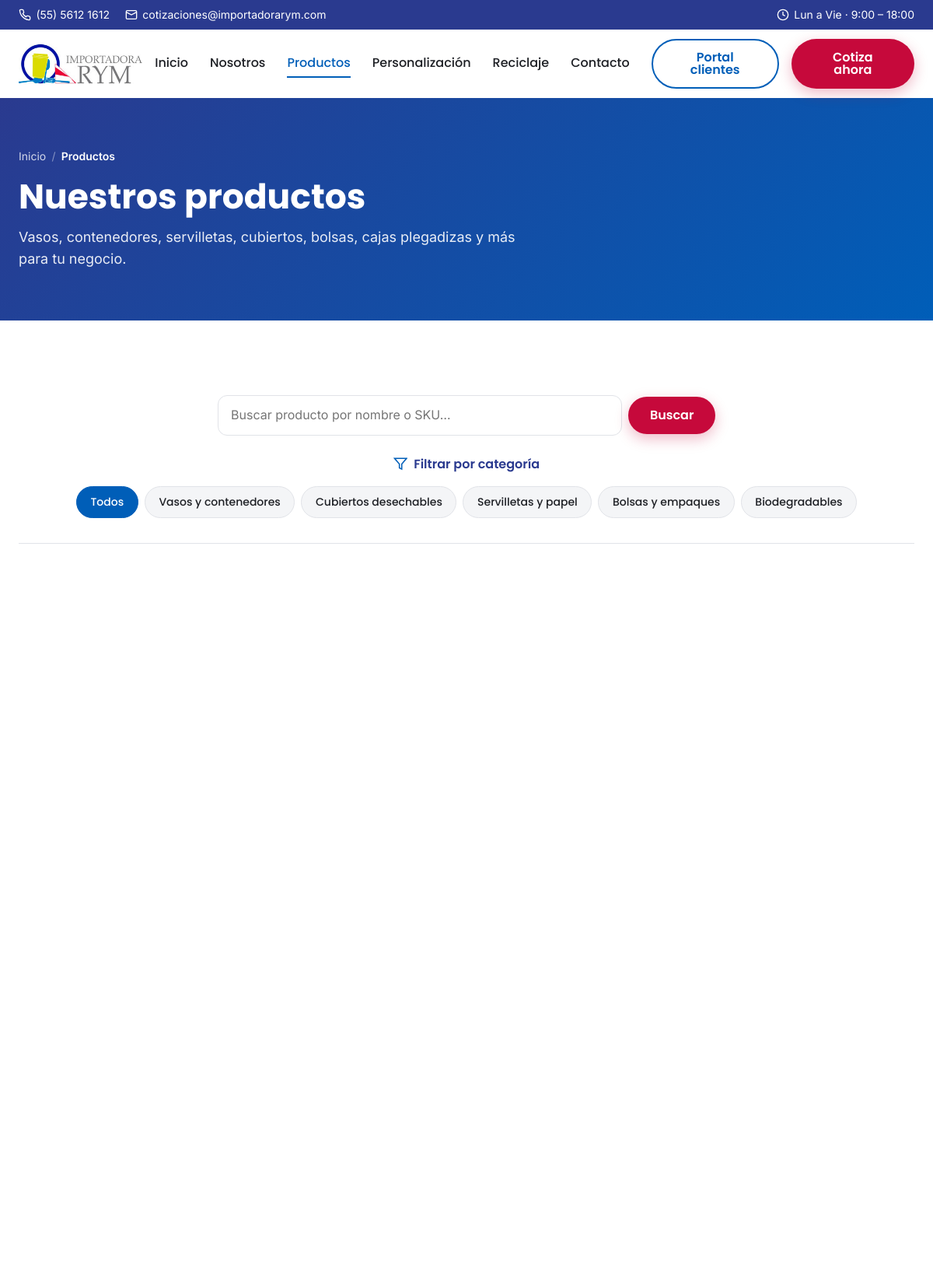
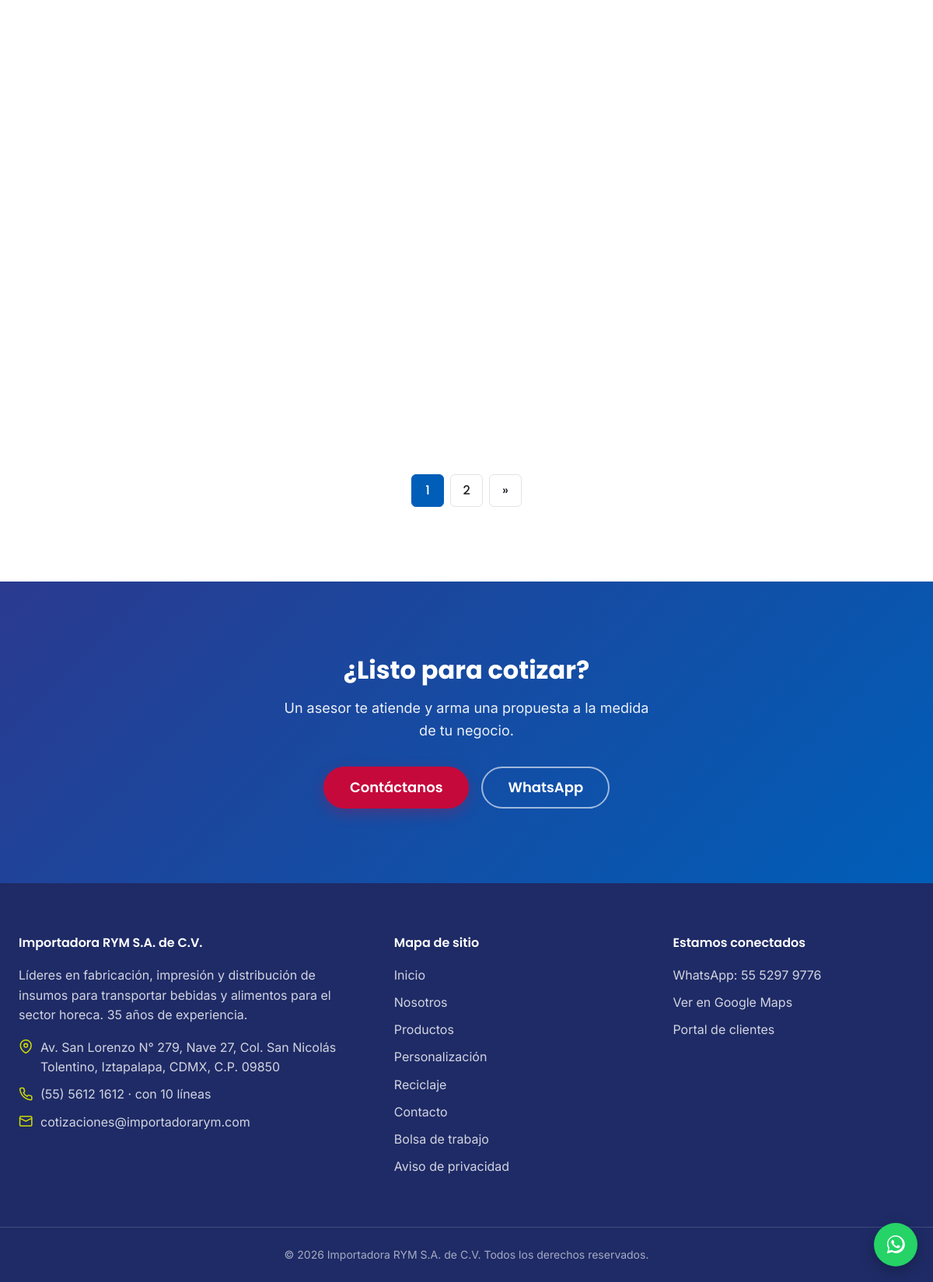
The page /productos on the database its author committed (2 pictures, top to bottom).
### tables this page shows
CREATE TABLE `categorias` (
  `id` int(10) unsigned NOT NULL AUTO_INCREMENT,
  `categoria_padre_id` int(10) unsigned DEFAULT NULL,
  `nombre` varchar(120) NOT NULL,
  `slug` varchar(150) NOT NULL,
  `descripcion` varchar(255) DEFAULT NULL,
  `imagen` varchar(255) DEFAULT NULL,
  `orden` int(11) NOT NULL DEFAULT 0,
  `activo` tinyint(1) NOT NULL DEFAULT 1,
  `created_at` timestamp NOT NULL DEFAULT current_timestamp(),
  `updated_at` timestamp NOT NULL DEFAULT current_timestamp() ON UPDATE current_timestamp(),
  PRIMARY KEY (`id`),
  UNIQUE KEY `uq_categorias_slug` (`slug`),
  KEY `idx_categorias_padre` (`categoria_padre_id`),
  CONSTRAINT `fk_categorias_padre` FOREIGN KEY (`categoria_padre_id`) REFERENCES `categorias` (`id`) ON DELETE SET NULL ON UPDATE CASCADE
);

### app/Core/Controller.php (called while the page is built, shortened)
<?php
abstract class Controller
{
    protected function view(string $view, array $data = [], ?string $layout = 'layouts/main'): void
    {
        View::render($view, $data, $layout);
    }
}

### app/Controllers/ProductoController.php (called while the page is built, shortened)
<?php
class ProductoController extends Controller
{
    public function index(): void
    {
        $this->render(null);
    }
    private function render(?string $slug): void
    {
        $categoriaModel = new Categoria();
        $productoModel  = new Producto();
        $categorias = $categoriaModel->activasArbol();
        $actual = null;
        $categoriaIds = null;
        $q = str_clean($_GET['q'] ?? '', 60) ?: null;
        $total  = $productoModel->contarActivosFiltrado($categoriaIds, $q);
        $pages  = max(1, (int) ceil($total / self::POR_PAGINA));
        $page   = min(max(1, (int) ($_GET['page'] ?? 1)), $pages);
        $offset = ($page - 1) * self::POR_PAGINA;
        $productos = $productoModel->activosFiltrado(self::POR_PAGINA, $offset, $categoriaIds, $q);
        $imagenesPorProducto = $productoModel->imagenesPorProductos(array_column($productos, 'id'));
        $breadcrumb = [
            ['label' => 'Inicio', 'url' => url('/')],
            ['label' => 'Productos', 'url' => $actual ? url('/productos') : null],
        ];
        $this->view('pages/productos', [
            'title'           => ($actual ? $actual['nombre'] . ' — ' : '') . 'Productos — Importadora RYM',
            'metaDescription' => 'Catálogo de vasos, contenedores, servilletas, cubiertos y más para la industria alimentaria.',
            'active'          => 'productos',
            'pageTitle'       => $actual ? $actual['nombre'] : 'Nuestros productos',
            'pageSubtitle'    => $actual
                ? ($actual['descripcion'] ?? '')
                : 'Vasos, contenedores, servilletas, cubiertos, bolsas, cajas plegadizas y más para tu negocio.',
            'breadcrumb'      => $breadcrumb,
            'categorias'      => $categorias,
            'productos'       => $productos,
            'imagenesPorProducto' => $imagenesPorProducto,
            'actualSlug'      => $slug,
            'q'               => $q ?? '',
            'page'            => $page,
            'pages'           => $pages,
            'total'           => $total,
        ]);
    }
}

### public/index.php (called while the page is built, shortened)
<?php
spl_autoload_register(function (string $class): void {
    $prefix = 'App\\';
    $relative = substr($class, strlen($prefix));
    $file = APP_PATH . '/' . str_replace('\\', '/', $relative) . '.php';
});
require APP_PATH . '/Helpers/functions.php';
$render500 = static function (\Throwable $e): void {
    error_log('[500] ' . $e->getMessage() . ' en ' . $e->getFile() . ':' . $e->getLine());
    if (headers_sent()) {
        return;
    }
    http_response_code(500);
    if (config('app.debug')) {
        header('Content-Type: text/plain; charset=UTF-8');
        echo "500 — " . $e->getMessage() . "\n\n" . $e->getFile() . ':' . $e->getLine()
            . "\n\n" . $e->getTraceAsString();
        return;
    }
    try {
        App\Core\View::render('errors/500', ['title' => 'Error interno', 'robots' => 'noindex']);
    } catch (\Throwable $inner) {
        header('Content-Type: text/plain; charset=UTF-8');
        echo 'Error interno del servidor. Intenta más tarde.';
    }
};
$router = new App\Core\Router();
$uri = parse_url($_SERVER['REQUEST_URI'] ?? '/', PHP_URL_PATH) ?? '/';
$uri = $uri === '' ? '/' : $uri;
try {
    $router->dispatch($_SERVER['REQUEST_METHOD'] ?? 'GET', $uri);
} catch (\Throwable $e) {
    $render500($e);
}

### app/Helpers/functions.php (called while the page is built, shortened)
<?php
if (!function_exists('base_url')) {
    function base_url(string $path = ''): string
    {
        $base = defined('BASE_PATH') ? BASE_PATH : '';
        return $base . '/' . ltrim($path, '/');
    }
}
if (!function_exists('url')) {
    function url(string $path = ''): string
    {
        return base_url($path);
    }
}
if (!function_exists('e')) {
    function e($value): string
    {
        return htmlspecialchars((string) $value, ENT_QUOTES, 'UTF-8');
    }
}
if (!function_exists('str_clean')) {
    function str_clean($value, int $max): string
    {
        return mb_substr(trim((string) $value), 0, $max);
    }
}

### app/Core/Config.php (called while the page is built, shortened)
<?php
class Config
{
    protected static array $items = [];
    public static function load(string $dir): void
    {
        foreach (glob($dir . '/*.php') as $file) {
            $name = basename($file, '.php');
            static::$items[$name] = require $file;
        }
    }
    public static function get(string $key, $default = null)
    {
        $value = static::$items;
        foreach (explode('.', $key) as $segment) {
            if (is_array($value) && array_key_exists($segment, $value)) {
                $value = $value[$segment];
            } else {
                return $default;
            }
        }
        return $value;
    }
}

### app/Core/Database.php (called while the page is built, shortened)
<?php
class Database
{
    protected static ?PDO $pdo = null;
    public static function connection(): PDO
    {
        if (static::$pdo instanceof PDO) {
            return static::$pdo;
        }
        $c = Config::get('database');
        $dsn = sprintf(
            '%s:host=%s;port=%s;dbname=%s;charset=%s',
            $c['driver'],
            $c['host'],
            $c['port'],
            $c['database'],
            $c['charset']
        );
        try {
            static::$pdo = new PDO($dsn, $c['username'], $c['password'], $c['options']);
        } catch (PDOException $e) {
            if (Config::get('app.debug')) {
                throw $e;
            }
            error_log('DB connection error: ' . $e->getMessage());
            http_response_code(500);
            exit('Error de conexión con la base de datos.');
        }
        return static::$pdo;
    }
}

### app/Core/Model.php (called while the page is built, shortened)
<?php
abstract class Model
{
    public function __construct()
    {
        $this->db = Database::connection();
    }
}

### app/Models/Categoria.php (called while the page is built, shortened)
<?php
class Categoria extends Model
{
    public function activasArbol(): array
    {
        return $this->arbol(true);
    }
    private function arbol(bool $soloActivas): array
    {
        $condRaiz = $soloActivas ? 'activo = 1 AND categoria_padre_id IS NULL' : 'categoria_padre_id IS NULL';
        $raices = $this->db->query(
            "SELECT * FROM categorias WHERE {$condRaiz} ORDER BY orden, nombre"
        )->fetchAll();
        $ids = array_column($raices, 'id');
        $ph  = implode(',', array_fill(0, count($ids), '?'));
        $hijosFiltro = $soloActivas ? 'AND activo = 1' : '';
        $st = $this->db->prepare(
            "SELECT * FROM categorias WHERE categoria_padre_id IN ($ph) {$hijosFiltro} ORDER BY orden, nombre"
        );
        $st->execute($ids);
        $hijosPorPadre = [];
        foreach ($st->fetchAll() as $hijo) {
            $hijosPorPadre[(int) $hijo['categoria_padre_id']][] = $hijo;
        }
        return $raices;
    }
}

### app/Models/Producto.php (called while the page is built, shortened)
<?php
class Producto extends Model
{
    private function whereActivos(?array $categoriaIds, ?string $q, ?array $productoIds, array &$params): string
    {
        $cond = ['p.activo = 1'];
        return implode(' AND ', $cond);
    }
    public function activosFiltrado(int $limit, int $offset, ?array $categoriaIds, ?string $q, ?array $productoIds = null): array
    {
        $params = [];
        $where  = $this->whereActivos($categoriaIds, $q, $productoIds, $params);
        $sql = "SELECT p.*, c.nombre AS categoria
                  FROM productos p LEFT JOIN categorias c ON c.id = p.categoria_id
                 WHERE {$where} ORDER BY p.orden, p.nombre LIMIT :lim OFFSET :off";
        $st = $this->db->prepare($sql);
        $st->bindValue(':lim', $limit, PDO::PARAM_INT);
        $st->bindValue(':off', $offset, PDO::PARAM_INT);
        $st->execute();
        return $st->fetchAll();
    }
    public function contarActivosFiltrado(?array $categoriaIds, ?string $q, ?array $productoIds = null): int
    {
        $params = [];
        $where  = $this->whereActivos($categoriaIds, $q, $productoIds, $params);
        $st = $this->db->prepare("SELECT COUNT(*) FROM productos p WHERE {$where}");
        $st->execute($params);
        return (int) $st->fetchColumn();
    }
}

### app/Views/pages/productos.php (the view, shortened to what this page needs)
<?php
$categorias = $categorias ?? [];
$productos  = $productos ?? [];
$actualSlug = $actualSlug ?? null;
$q = $q ?? '';
$catUrl = static function (?string $slug) use ($q): string {
    $u = url('/productos' . ($slug ? '/' . $slug : ''));
    return $q !== '' ? $u . '?q=' . urlencode($q) : $u;
};
$accionActual = url('/productos' . ($actualSlug ? '/' . $actualSlug : ''));
require APP_PATH . '/Views/partials/page_hero.php';
?>
<section class="section">
    <div class="container">
        <form class="catalog-search" method="get" action="<?= e($accionActual) ?>" role="search">
            <input type="search" name="q" value="<?= e($q) ?>" placeholder="Buscar producto por nombre o SKU…" aria-label="Buscar producto">
            <button type="submit" class="btn btn--accent">Buscar</button>
        </form>
        <?php
        $raizActiva = null;
        ?>
        <?php if ($categorias): ?>
        <div class="catalog-filters">
            <span class="catalog-filters__label">
                <svg viewBox="0 0 24 24" fill="none" stroke="currentColor" stroke-width="2"><path d="M22 3H2l8 9.46V19l4 2v-8.54L22 3z"/></svg>
                Filtrar por categoría
            </span>
            <nav class="filter-tabs" aria-label="Categorías">
                <a class="filter-tab <?= $actualSlug === null ? 'is-active' : '' ?>" href="<?= e($catUrl(null)) ?>">Todos</a>
                <?php foreach ($categorias as $cat): ?>
                    <a class="filter-tab <?= ($raizActiva && $raizActiva['id'] === $cat['id']) ? 'is-active' : '' ?>"
                       href="<?= e($catUrl($cat['slug'])) ?>"><?= e($cat['nombre']) ?></a>
                <?php endforeach; ?>
            </nav>
        </div>
        <?php endif; ?>
        <?php if ($productos): ?>
        <div class="grid grid--4">
        </div>
        <?php endif; ?>
        <?php
        require APP_PATH . '/Views/partials/pagination.php';
        ?>
    </div>
</section>
<?php require APP_PATH . '/Views/partials/cta_band.php'; ?>

### app/Core/Router.php (shortened to what this page needs)
<?php
class Router
{
    protected array $routes = [];
    protected function add(string $method, string $path, $action): void
    {
        $path = '/' . trim($path, '/');
        $this->routes[$method][$path] = $action;
    }
    public function dispatch(string $method, string $uri)
    {
        $uri    = '/' . trim($uri, '/');
        $method = strtoupper($method);
        foreach ($this->routes[$method] ?? [] as $route => $action) {
            $pattern = preg_replace('#\{[a-zA-Z_][a-zA-Z0-9_]*\}#', '([^/]+)', $route);
            $pattern = '#^' . $pattern . '$#';
            if (preg_match($pattern, $uri, $matches)) {
                array_shift($matches);
                $matches = array_map('rawurldecode', $matches);
                return $this->callAction($action, $matches);
            }
        }
        return $this->notFound();
    }
    protected function callAction($action, array $params)
    {
        if (is_array($action)) {
            [$class, $method] = $action;
            return call_user_func_array([new $class(), $method], $params);
        }
        throw new \InvalidArgumentException('Acción de ruta no válida.');
    }
}

### rows shown on the page
categorias: nombre "Vasos y contenedores"
categorias: nombre "Cubiertos desechables"
categorias: nombre "Servilletas y papel"
categorias: nombre "Bolsas y empaques"
categorias: nombre "Biodegradables"

### other values the page prints
$item['label'] "Inicio"
$item['label'] "Productos"
